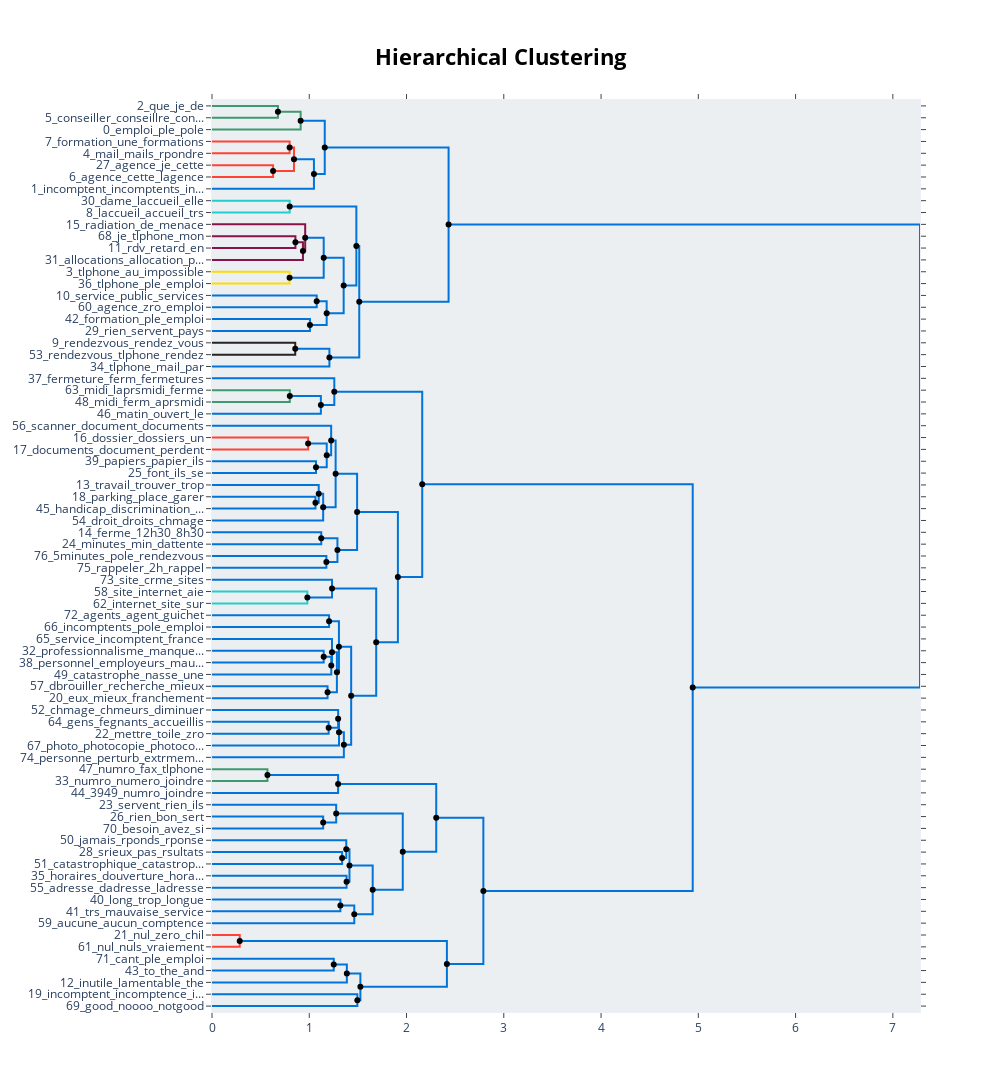

Write notebook code for a chart like this one.
### Code cell
topic_model.visualize_hierarchy(hierarchical_topics=hierarchical_topics)

### Figure 1 — Plotly figure (JSON) as saved in the notebook; plotly's stock layout.template omitted (floating-point values rounded to 4 significant figures)
{"data": [{"hoverinfo": "text", "marker": {"color": "rgb(61,153,112)"}, "mode": "lines", "text": ["nul_nuls_vraiement_progrs_yeux", "", "", "nul_zero_chil_x10000000expo100000000000000000_nuuuuuuuuuuuuuuuuuuuuuuuuuuuuuuuuuuuuuuut"], "type": "scatter", "x": [0, 0.6779, 0.6779, 0], "xaxis": "x", "y": [-5, -5, -15, -15], "yaxis": "y"}, {"hoverinfo": "text", "marker": {"color": "rgb(61,153,112)"}, "mode": "lines", "text": ["aucune_aucun_comptence_aide_empathie", "", "", "nul_zero_nuls_00000000000000000000000000000_chil"], "type": "scatter", "x": [0.6779, 0.9114, 0.9114, 0], "xaxis": "x", "y": [-10, -10, -25, -25], "yaxis": "y"}, {"hoverinfo": "text", "marker": {"color": "rgb(255,65,54)"}, "mode": "lines", "text": ["to_the_and_was_they", "", "", "cant_ple_emploi_west_apportionment"], "type": "scatter", "x": [0, 0.7982, 0.7982, 0], "xaxis": "x", "y": [-35, -35, -45, -45], "yaxis": "y"}, {"hoverinfo": "text", "marker": {"color": "rgb(255,65,54)"}, "mode": "lines", "text": ["inutile_lamentable_the_injoignable_ignoble", "", "", "to_the_and_was_they"], "type": "scatter", "x": [0, 0.6279, 0.6279, 0], "xaxis": "x", "y": [-55, -55, -65, -65], "yaxis": "y"}, {"hoverinfo": "text", "marker": {"color": "rgb(255,65,54)"}, "mode": "lines", "text": ["incomptent_incomptence_incomptents_nothing_incompetence", "", "", "to_the_and_was_they"], "type": "scatter", "x": [0.7982, 0.8428, 0.8428, 0.6279], "xaxis": "x", "y": [-40, -40, -60, -60], "yaxis": "y"}, {"hoverinfo": "text", "marker": {"color": "rgb(0,116,217)"}, "mode": "lines", "text": ["to_the_and_was_they", "", "", "good_noooo_notgood_hhhhhhh_hh"], "type": "scatter", "x": [0.8428, 1.048, 1.048, 0], "xaxis": "x", "y": [-50, -50, -75, -75], "yaxis": "y"}, {"hoverinfo": "text", "marker": {"color": "rgb(0,116,217)"}, "mode": "lines", "text": ["nul_aucune_zero_nuls_aucun", "", "", "to_the_and_was_they"], "type": "scatter", "x": [0.9114, 1.159, 1.159, 1.048], "xaxis": "x", "y": [-17.5, -17.5, -62.5, -62.5], "yaxis": "y"}, {"hoverinfo": "text", "marker": {"color": "rgb(35,205,205)"}, "mode": "lines", "text": ["minutes_min_dattente_15_retard", "", "", "5minutes_pole_rendezvous_ple_emplois"], "type": "scatter", "x": [0, 0.7988, 0.7988, 0], "xaxis": "x", "y": [-85, -85, -95, -95], "yaxis": "y"}, {"hoverinfo": "text", "marker": {"color": "rgb(133,20,75)"}, "mode": "lines", "text": ["rendezvous_rendez_vous_on_un", "", "", "rendezvous_tlphone_rendez_prendre_un"], "type": "scatter", "x": [0, 0.8578, 0.8578, 0], "xaxis": "x", "y": [-115, -115, -125, -125], "yaxis": "y"}, {"hoverinfo": "text", "marker": {"color": "rgb(133,20,75)"}, "mode": "lines", "text": ["minutes_min_dattente_15_bout", "", "", "rendezvous_rendez_vous_un_prendre"], "type": "scatter", "x": [0.8578, 0.9352, 0.9352, 0], "xaxis": "x", "y": [-120, -120, -135, -135], "yaxis": "y"}, {"hoverinfo": "text", "marker": {"color": "rgb(133,20,75)"}, "mode": "lines", "text": ["rappeler_2h_rappel_maccorder_lendemain", "", "", "rendezvous_minutes_rendez_min_un"], "type": "scatter", "x": [0, 0.9581, 0.9581, 0.9352], "xaxis": "x", "y": [-105, -105, -127.5, -127.5], "yaxis": "y"}, {"hoverinfo": "text", "marker": {"color": "rgb(255,220,0)"}, "mode": "lines", "text": ["tlphone_ple_emploi_au_tlphonique", "", "", "tlphone_au_impossible_pas_service"], "type": "scatter", "x": [0, 0.7976, 0.7976, 0], "xaxis": "x", "y": [-145, -145, -155, -155], "yaxis": "y"}, {"hoverinfo": "text", "marker": {"color": "rgb(0,116,217)"}, "mode": "lines", "text": ["tlphone_mail_par_mails_impossible", "", "", "mail_mails_rpondre_rpond_ne"], "type": "scatter", "x": [0.9581, 1.148, 1.148, 0.7976], "xaxis": "x", "y": [-116.2, -116.2, -150, -150], "yaxis": "y"}, {"hoverinfo": "text", "marker": {"color": "rgb(0,116,217)"}, "mode": "lines", "text": ["tlphone_au_impossible_pas_on", "", "", "mail_mails_par_rpondre_jamais"], "type": "scatter", "x": [0, 1.077, 1.077, 0], "xaxis": "x", "y": [-165, -165, -175, -175], "yaxis": "y"}, {"hoverinfo": "text", "marker": {"color": "rgb(0,116,217)"}, "mode": "lines", "text": ["handicap_discrimination_handicapes_cap_situation", "", "", "parking_place_garer_petit_est"], "type": "scatter", "x": [0, 1.007, 1.007, 0], "xaxis": "x", "y": [-185, -185, -195, -195], "yaxis": "y"}, {"hoverinfo": "text", "marker": {"color": "rgb(0,116,217)"}, "mode": "lines", "text": ["parking_handicap_place_garer_pas", "", "", "travail_trouver_trop_travaille_il"], "type": "scatter", "x": [1.077, 1.179, 1.179, 1.007], "xaxis": "x", "y": [-170, -170, -190, -190], "yaxis": "y"}, {"hoverinfo": "text", "marker": {"color": "rgb(0,116,217)"}, "mode": "lines", "text": ["agence_cette_lagence_de_conseillers", "", "", "agence_je_cette_de_lagence"], "type": "scatter", "x": [1.148, 1.354, 1.354, 1.179], "xaxis": "x", "y": [-133.1, -133.1, -180, -180], "yaxis": "y"}, {"hoverinfo": "text", "marker": {"color": "rgb(0,116,217)"}, "mode": "lines", "text": ["conseiller_conseillre_conseillers_de_pas", "", "", "que_je_de_et_en"], "type": "scatter", "x": [0.7988, 1.484, 1.484, 1.354], "xaxis": "x", "y": [-90, -90, -156.6, -156.6], "yaxis": "y"}, {"hoverinfo": "text", "marker": {"color": "rgb(40,35,35)"}, "mode": "lines", "text": ["je_de_que_et_le", "", "", "emploi_ple_pole_les_cest"], "type": "scatter", "x": [0, 0.8558, 0.8558, 0], "xaxis": "x", "y": [-205, -205, -215, -215], "yaxis": "y"}, {"hoverinfo": "text", "marker": {"color": "rgb(0,116,217)"}, "mode": "lines", "text": ["agence_cette_lagence_de_je", "", "", "emploi_de_je_que_et"], "type": "scatter", "x": [0.8558, 1.207, 1.207, 0], "xaxis": "x", "y": [-210, -210, -225, -225], "yaxis": "y"}, {"hoverinfo": "text", "marker": {"color": "rgb(0,116,217)"}, "mode": "lines", "text": ["je_tlphone_mon_que_lui", "", "", "de_je_que_et_emploi"], "type": "scatter", "x": [1.484, 1.514, 1.514, 1.207], "xaxis": "x", "y": [-123.3, -123.3, -217.5, -217.5], "yaxis": "y"}, {"hoverinfo": "text", "marker": {"color": "rgb(0,116,217)"}, "mode": "lines", "text": ["de_je_que_et_emploi", "", "", "incomptent_incomptents_incomptence_personnel_des"], "type": "scatter", "x": [1.159, 2.432, 2.432, 1.514], "xaxis": "x", "y": [-40, -40, -170.4, -170.4], "yaxis": "y"}, {"hoverinfo": "text", "marker": {"color": "rgb(61,153,112)"}, "mode": "lines", "text": ["de_je_et_que_en", "", "", "allocations_allocation_peru_mois_pour"], "type": "scatter", "x": [0, 0.8, 0.8, 0], "xaxis": "x", "y": [-245, -245, -255, -255], "yaxis": "y"}, {"hoverinfo": "text", "marker": {"color": "rgb(0,116,217)"}, "mode": "lines", "text": ["rdv_retard_en_un_courrier", "", "", "de_je_et_que_pas"], "type": "scatter", "x": [0.8, 1.119, 1.119, 0], "xaxis": "x", "y": [-250, -250, -265, -265], "yaxis": "y"}, {"hoverinfo": "text", "marker": {"color": "rgb(0,116,217)"}, "mode": "lines", "text": ["radiation_de_menace_les_pour", "", "", "de_je_et_que_en"], "type": "scatter", "x": [0, 1.257, 1.257, 1.119], "xaxis": "x", "y": [-235, -235, -257.5, -257.5], "yaxis": "y"}, {"hoverinfo": "text", "marker": {"color": "rgb(255,65,54)"}, "mode": "lines", "text": ["formation_une_formations_pour_des", "", "", "formation_ple_emploi_formations_vous"], "type": "scatter", "x": [0, 0.9884, 0.9884, 0], "xaxis": "x", "y": [-285, -285, -295, -295], "yaxis": "y"}, {"hoverinfo": "text", "marker": {"color": "rgb(0,116,217)"}, "mode": "lines", "text": ["de_je_et_que_en", "", "", "formation_formations_une_pour_des"], "type": "scatter", "x": [0, 1.069, 1.069, 0], "xaxis": "x", "y": [-305, -305, -315, -315], "yaxis": "y"}, {"hoverinfo": "text", "marker": {"color": "rgb(0,116,217)"}, "mode": "lines", "text": ["de_je_et_que_en", "", "", "agence_zro_emploi_matire_ple"], "type": "scatter", "x": [0.9884, 1.18, 1.18, 1.069], "xaxis": "x", "y": [-290, -290, -310, -310], "yaxis": "y"}, {"hoverinfo": "text", "marker": {"color": "rgb(0,116,217)"}, "mode": "lines", "text": ["droit_droits_chmage_vais_pour", "", "", "de_je_et_que_en"], "type": "scatter", "x": [0, 1.225, 1.225, 1.18], "xaxis": "x", "y": [-275, -275, -300, -300], "yaxis": "y"}, {"hoverinfo": "text", "marker": {"color": "rgb(0,116,217)"}, "mode": "lines", "text": ["de_je_et_que_en", "", "", "incomptents_pole_emploi_fonctionnaires_srieuses"], "type": "scatter", "x": [0, 1.064, 1.064, 0], "xaxis": "x", "y": [-335, -335, -345, -345], "yaxis": "y"}, {"hoverinfo": "text", "marker": {"color": "rgb(0,116,217)"}, "mode": "lines", "text": ["parking_handicap_place_garer_travail", "", "", "de_je_et_que_en"], "type": "scatter", "x": [0, 1.097, 1.097, 1.064], "xaxis": "x", "y": [-325, -325, -340, -340], "yaxis": "y"}, {"hoverinfo": "text", "marker": {"color": "rgb(0,116,217)"}, "mode": "lines", "text": ["tlphone_mail_au_mails_par", "", "", "de_et_je_que_pas"], "type": "scatter", "x": [1.097, 1.143, 1.143, 0], "xaxis": "x", "y": [-332.5, -332.5, -355, -355], "yaxis": "y"}, {"hoverinfo": "text", "marker": {"color": "rgb(0,116,217)"}, "mode": "lines", "text": ["rendezvous_minutes_rendez_un_vous", "", "", "de_et_pas_je_que"], "type": "scatter", "x": [1.225, 1.271, 1.271, 1.143], "xaxis": "x", "y": [-287.5, -287.5, -343.8, -343.8], "yaxis": "y"}, {"hoverinfo": "text", "marker": {"color": "rgb(0,116,217)"}, "mode": "lines", "text": ["long_trop_longue_attente_dattente", "", "", "trs_mauvaise_service_mal_maussade"], "type": "scatter", "x": [0, 1.123, 1.123, 0], "xaxis": "x", "y": [-365, -365, -375, -375], "yaxis": "y"}, {"hoverinfo": "text", "marker": {"color": "rgb(0,116,217)"}, "mode": "lines", "text": ["dame_laccueil_elle_femmes_trs", "", "", "laccueil_accueil_trs_personne_mal"], "type": "scatter", "x": [0, 1.176, 1.176, 0], "xaxis": "x", "y": [-385, -385, -395, -395], "yaxis": "y"}, {"hoverinfo": "text", "marker": {"color": "rgb(0,116,217)"}, "mode": "lines", "text": ["laccueil_accueil_trs_personne_dame", "", "", "personne_perturb_extrmement_lentretien_dsagrable"], "type": "scatter", "x": [1.123, 1.29, 1.29, 1.176], "xaxis": "x", "y": [-370, -370, -390, -390], "yaxis": "y"}, {"hoverinfo": "text", "marker": {"color": "rgb(0,116,217)"}, "mode": "lines", "text": ["long_trs_trop_longue_attente", "", "", "laccueil_accueil_trs_personne_dsagrable"], "type": "scatter", "x": [1.271, 1.492, 1.492, 1.29], "xaxis": "x", "y": [-315.6, -315.6, -380, -380], "yaxis": "y"}, {"hoverinfo": "text", "marker": {"color": "rgb(35,205,205)"}, "mode": "lines", "text": ["site_internet_aie_ple_google", "", "", "internet_site_sur_etre_caractres"], "type": "scatter", "x": [0, 0.9803, 0.9803, 0], "xaxis": "x", "y": [-415, -415, -425, -425], "yaxis": "y"}, {"hoverinfo": "text", "marker": {"color": "rgb(0,116,217)"}, "mode": "lines", "text": ["site_crme_sites_anpe_annonces", "", "", "internet_site_sur_google_aie"], "type": "scatter", "x": [0, 1.234, 1.234, 0.9803], "xaxis": "x", "y": [-405, -405, -420, -420], "yaxis": "y"}, {"hoverinfo": "text", "marker": {"color": "rgb(0,116,217)"}, "mode": "lines", "text": ["mettre_toile_zro_dommage_mets", "", "", "gens_fegnants_accueillis_foutent_ils"], "type": "scatter", "x": [0, 1.204, 1.204, 0], "xaxis": "x", "y": [-435, -435, -445, -445], "yaxis": "y"}, {"hoverinfo": "text", "marker": {"color": "rgb(0,116,217)"}, "mode": "lines", "text": ["mettre_toile_zro_gens_pouvais", "", "", "agents_agent_guichet_mchancet_dagent"], "type": "scatter", "x": [0, 1.148, 1.148, 0], "xaxis": "x", "y": [-465, -465, -475, -475], "yaxis": "y"}, {"hoverinfo": "text", "marker": {"color": "rgb(0,116,217)"}, "mode": "lines", "text": ["catastrophique_catastrophiques_bravo_ateliers_incomptents", "", "", "mettre_zro_toile_gens_agents"], "type": "scatter", "x": [1.148, 1.226, 1.226, 0], "xaxis": "x", "y": [-470, -470, -485, -485], "yaxis": "y"}, {"hoverinfo": "text", "marker": {"color": "rgb(0,116,217)"}, "mode": "lines", "text": ["personnel_employeurs_mauvais_demandeurs_stress", "", "", "professionnalisme_manque_organise_mal_professionnel"], "type": "scatter", "x": [0, 1.234, 1.234, 1.226], "xaxis": "x", "y": [-455, -455, -477.5, -477.5], "yaxis": "y"}, {"hoverinfo": "text", "marker": {"color": "rgb(0,116,217)"}, "mode": "lines", "text": ["catastrophe_nasse_une_fatigu_bref", "", "", "professionnalisme_personnel_manque_mauvais_organise"], "type": "scatter", "x": [0, 1.188, 1.188, 0], "xaxis": "x", "y": [-495, -495, -505, -505], "yaxis": "y"}, {"hoverinfo": "text", "marker": {"color": "rgb(0,116,217)"}, "mode": "lines", "text": ["service_public_services_civique_et", "", "", "service_incomptent_france_meme_chien"], "type": "scatter", "x": [1.234, 1.284, 1.284, 1.188], "xaxis": "x", "y": [-466.2, -466.2, -500, -500], "yaxis": "y"}, {"hoverinfo": "text", "marker": {"color": "rgb(0,116,217)"}, "mode": "lines", "text": ["catastrophe_personnel_professionnalisme_manque_mauvais", "", "", "service_public_services_civique_et"], "type": "scatter", "x": [1.204, 1.305, 1.305, 1.284], "xaxis": "x", "y": [-440, -440, -483.1, -483.1], "yaxis": "y"}, {"hoverinfo": "text", "marker": {"color": "rgb(0,116,217)"}, "mode": "lines", "text": ["font_ils_se_ne_portent", "", "", "papiers_papier_ils_qu_remis"], "type": "scatter", "x": [0, 1.199, 1.199, 0], "xaxis": "x", "y": [-525, -525, -535, -535], "yaxis": "y"}, {"hoverinfo": "text", "marker": {"color": "rgb(0,116,217)"}, "mode": "lines", "text": ["dbrouiller_recherche_mieux_seul_se", "", "", "papiers_font_ils_papier_te"], "type": "scatter", "x": [0, 1.297, 1.297, 1.199], "xaxis": "x", "y": [-515, -515, -530, -530], "yaxis": "y"}, {"hoverinfo": "text", "marker": {"color": "rgb(0,116,217)"}, "mode": "lines", "text": ["papiers_font_ils_papier_se", "", "", "eux_mieux_franchement_chez_servi"], "type": "scatter", "x": [1.297, 1.306, 1.306, 0], "xaxis": "x", "y": [-522.5, -522.5, -545, -545], "yaxis": "y"}, {"hoverinfo": "text", "marker": {"color": "rgb(0,116,217)"}, "mode": "lines", "text": ["service_public_catastrophe_et_de", "", "", "papiers_font_ils_papier_mieux"], "type": "scatter", "x": [1.306, 1.356, 1.356, 0], "xaxis": "x", "y": [-533.8, -533.8, -555, -555], "yaxis": "y"}, {"hoverinfo": "text", "marker": {"color": "rgb(0,116,217)"}, "mode": "lines", "text": ["mettre_catastrophique_zro_toile_gens", "", "", "service_papiers_ils_font_de"], "type": "scatter", "x": [1.305, 1.431, 1.431, 1.356], "xaxis": "x", "y": [-461.6, -461.6, -544.4, -544.4], "yaxis": "y"}, {"hoverinfo": "text", "marker": {"color": "rgb(0,116,217)"}, "mode": "lines", "text": ["documents_document_perdent_leur_les", "", "", "dossier_dossiers_un_mon_perte"], "type": "scatter", "x": [1.234, 1.688, 1.688, 1.431], "xaxis": "x", "y": [-412.5, -412.5, -503.0, -503.0], "yaxis": "y"}, {"hoverinfo": "text", "marker": {"color": "rgb(0,116,217)"}, "mode": "lines", "text": ["scanner_document_documents_lisible_papier", "", "", "documents_dossier_dossiers_document_les"], "type": "scatter", "x": [1.492, 1.911, 1.911, 1.688], "xaxis": "x", "y": [-347.8, -347.8, -457.7, -457.7], "yaxis": "y"}, {"hoverinfo": "text", "marker": {"color": "rgb(0,116,217)"}, "mode": "lines", "text": ["documents_dossier_scanner_document_les", "", "", "photo_photocopie_photocopies_midi_prvoir"], "type": "scatter", "x": [1.257, 2.161, 2.161, 1.911], "xaxis": "x", "y": [-246.2, -246.2, -402.8, -402.8], "yaxis": "y"}, {"hoverinfo": "text", "marker": {"color": "rgb(61,153,112)"}, "mode": "lines", "text": ["service_ils_papiers_de_pas", "", "", "documents_dossier_scanner_document_les"], "type": "scatter", "x": [0, 0.5702, 0.5702, 0], "xaxis": "x", "y": [-565, -565, -575, -575], "yaxis": "y"}, {"hoverinfo": "text", "marker": {"color": "rgb(0,116,217)"}, "mode": "lines", "text": ["horaires_douverture_horaire_nimporte_grand", "", "", "chmage_chmeurs_diminuer_chmeur_chomeurs"], "type": "scatter", "x": [0.5702, 1.297, 1.297, 0], "xaxis": "x", "y": [-570, -570, -585, -585], "yaxis": "y"}, {"hoverinfo": "text", "marker": {"color": "rgb(0,116,217)"}, "mode": "lines", "text": ["jamais_rponds_rponse_rpond_ne", "", "", "srieux_pas_rsultats_mots_bienn"], "type": "scatter", "x": [0, 1.143, 1.143, 0], "xaxis": "x", "y": [-605, -605, -615, -615], "yaxis": "y"}, {"hoverinfo": "text", "marker": {"color": "rgb(0,116,217)"}, "mode": "lines", "text": ["srieux_pas_jamais_rponds_ne", "", "", "adresse_dadresse_ladresse_avenue_bonne"], "type": "scatter", "x": [0, 1.277, 1.277, 1.143], "xaxis": "x", "y": [-595, -595, -610, -610], "yaxis": "y"}, {"hoverinfo": "text", "marker": {"color": "rgb(0,116,217)"}, "mode": "lines", "text": ["horaires_horaire_douverture_chmage_grand", "", "", "adresse_srieux_pas_dadresse_ladresse"], "type": "scatter", "x": [0, 1.338, 1.338, 0], "xaxis": "x", "y": [-635, -635, -645, -645], "yaxis": "y"}, {"hoverinfo": "text", "marker": {"color": "rgb(0,116,217)"}, "mode": "lines", "text": ["service_ils_documents_les_pas", "", "", "horaires_adresse_pas_srieux_horaire"], "type": "scatter", "x": [0, 1.38, 1.38, 1.338], "xaxis": "x", "y": [-625, -625, -640, -640], "yaxis": "y"}, {"hoverinfo": "text", "marker": {"color": "rgb(0,116,217)"}, "mode": "lines", "text": ["site_internet_sur_google_le", "", "", "service_les_ils_documents_pas"], "type": "scatter", "x": [0, 1.384, 1.384, 0], "xaxis": "x", "y": [-655, -655, -665, -665], "yaxis": "y"}, {"hoverinfo": "text", "marker": {"color": "rgb(0,116,217)"}, "mode": "lines", "text": ["laccueil_trs_accueil_personne_dsagrable", "", "", "service_les_pas_ils_documents"], "type": "scatter", "x": [1.38, 1.413, 1.413, 1.384], "xaxis": "x", "y": [-632.5, -632.5, -660, -660], "yaxis": "y"}, {"hoverinfo": "text", "marker": {"color": "rgb(0,116,217)"}, "mode": "lines", "text": ["rien_servent_pays_ils_vous", "", "", "servent_rien_ils_quoi_serve"], "type": "scatter", "x": [0, 1.32, 1.32, 0], "xaxis": "x", "y": [-675, -675, -685, -685], "yaxis": "y"}, {"hoverinfo": "text", "marker": {"color": "rgb(0,116,217)"}, "mode": "lines", "text": ["rien_servent_ils_ne_vous", "", "", "rien_bon_sert_bons_vas"], "type": "scatter", "x": [1.32, 1.463, 1.463, 0], "xaxis": "x", "y": [-680, -680, -695, -695], "yaxis": "y"}, {"hoverinfo": "text", "marker": {"color": "rgb(0,116,217)"}, "mode": "lines", "text": ["rien_servent_ils_sert_ne", "", "", "besoin_avez_si_rien_vous"], "type": "scatter", "x": [1.413, 1.652, 1.652, 1.463], "xaxis": "x", "y": [-646.2, -646.2, -687.5, -687.5], "yaxis": "y"}, {"hoverinfo": "text", "marker": {"color": "rgb(0,116,217)"}, "mode": "lines", "text": ["laccueil_pas_service_les_de", "", "", "rien_servent_ils_sert_besoin"], "type": "scatter", "x": [1.277, 1.961, 1.961, 1.652], "xaxis": "x", "y": [-602.5, -602.5, -666.9, -666.9], "yaxis": "y"}, {"hoverinfo": "text", "marker": {"color": "rgb(0,116,217)"}, "mode": "lines", "text": ["midi_laprsmidi_ferme_laprs_matin", "", "", "midi_ferm_aprsmidi_laprsmidi_matin"], "type": "scatter", "x": [1.297, 2.305, 2.305, 1.961], "xaxis": "x", "y": [-577.5, -577.5, -634.7, -634.7], "yaxis": "y"}, {"hoverinfo": "text", "marker": {"color": "rgb(255,65,54)"}, "mode": "lines", "text": ["matin_ouvert_le_jeudi_nuit", "", "", "midi_laprsmidi_ferm_aprsmidi_matin"], "type": "scatter", "x": [0, 0.2851, 0.2851, 0], "xaxis": "x", "y": [-705, -705, -715, -715], "yaxis": "y"}, {"hoverinfo": "text", "marker": {"color": "rgb(0,116,217)"}, "mode": "lines", "text": ["ferme_12h30_8h30_ferm_ouvert", "", "", "fermeture_ferm_fermetures_exceptionnelle_exceptionnelles"], "type": "scatter", "x": [0, 1.252, 1.252, 0], "xaxis": "x", "y": [-725, -725, -735, -735], "yaxis": "y"}, {"hoverinfo": "text", "marker": {"color": "rgb(0,116,217)"}, "mode": "lines", "text": ["matin_midi_ouvert_ferm_laprsmidi", "", "", "ferm_ferme_fermeture_ouvert_horaires"], "type": "scatter", "x": [1.252, 1.386, 1.386, 0], "xaxis": "x", "y": [-730, -730, -745, -745], "yaxis": "y"}, {"hoverinfo": "text", "marker": {"color": "rgb(0,116,217)"}, "mode": "lines", "text": ["rien_pas_ils_laccueil_de", "", "", "matin_ferm_ouvert_midi_ferme"], "type": "scatter", "x": [0, 1.494, 1.494, 0], "xaxis": "x", "y": [-755, -755, -765, -765], "yaxis": "y"}, {"hoverinfo": "text", "marker": {"color": "rgb(0,116,217)"}, "mode": "lines", "text": ["numro_numero_joindre_fax_bon", "", "", "numro_fax_tlphone_numero_telephone"], "type": "scatter", "x": [1.386, 1.526, 1.526, 1.494], "xaxis": "x", "y": [-737.5, -737.5, -760, -760], "yaxis": "y"}, {"hoverinfo": "text", "marker": {"color": "rgb(0,116,217)"}, "mode": "lines", "text": ["3949_numro_joindre_le_plateforme", "", "", "numro_numero_fax_joindre_tlphone"], "type": "scatter", "x": [0.2851, 2.415, 2.415, 1.526], "xaxis": "x", "y": [-710, -710, -748.8, -748.8], "yaxis": "y"}, {"hoverinfo": "text", "marker": {"color": "rgb(0,116,217)"}, "mode": "lines", "text": ["pas_rien_le_de_les", "", "", "numro_3949_numero_joindre_fax"], "type": "scatter", "x": [2.305, 2.79, 2.79, 2.415], "xaxis": "x", "y": [-606.1, -606.1, -729.4, -729.4], "yaxis": "y"}, {"hoverinfo": "text", "marker": {"color": "rgb(0,116,217)"}, "mode": "lines", "text": ["de_et_je_pas_que", "", "", "le_pas_de_les_rien"], "type": "scatter", "x": [2.161, 4.942, 4.942, 2.79], "xaxis": "x", "y": [-324.5, -324.5, -667.7, -667.7], "yaxis": "y"}, {"hoverinfo": "text", "marker": {"color": "rgb(0,116,217)"}, "mode": "lines", "text": ["to_the_nul_and_was", "", "", "de_pas_et_les_le"], "type": "scatter", "x": [2.432, 7.279, 7.279, 4.942], "xaxis": "x", "y": [-105.2, -105.2, -496.1, -496.1], "yaxis": "y"}, {"hoverinfo": "text", "hovertext": ["aucune_aucun_comptence_aide_empathie", "incomptent_incomptence_incomptents_nothing_incompetence", "to_the_and_was_they", "nul_aucune_zero_nuls_aucun", "minutes_min_dattente_15_bout", "tlphone_mail_par_mails_impossible", "parking_handicap_place_garer_pas", "agence_cette_lagence_de_conseillers", "conseiller_conseillre_conseillers_de_pas", "agence_cette_lagence_de_je", "je_tlphone_mon_que_lui", "de_je_que_et_emploi", "rdv_retard_en_un_courrier", "de_je_et_que_en", "tlphone_mail_au_mails_par", "rendezvous_minutes_rendez_un_vous", "laccueil_accueil_trs_personne_dame", "long_trs_trop_longue_attente", "catastrophique_catastrophiques_bravo_ateliers_incomptents", "service_public_services_civique_et", "catastrophe_personnel_professionnalisme_manque_mauvais", "papiers_font_ils_papier_se", "service_public_catastrophe_et_de", "mettre_catastrophique_zro_toile_gens", "documents_document_perdent_leur_les", "scanner_document_documents_lisible_papier", "documents_dossier_scanner_document_les", "horaires_douverture_horaire_nimporte_grand", "laccueil_trs_accueil_personne_dsagrable", "rien_servent_ils_ne_vous", "rien_servent_ils_sert_ne", "laccueil_pas_service_les_de", "midi_laprsmidi_ferme_laprs_matin", "matin_midi_ouvert_ferm_laprsmidi", "numro_numero_joindre_fax_bon", "3949_numro_joindre_le_plateforme", "pas_rien_le_de_les", "de_et_je_pas_que", "to_the_nul_and_was"], "marker": {"color": "black"}, "mode": "markers", "showlegend": false, "type": "scatter", "x": [0.6779, 0.7982, 0.8428, 0.9114, 0.8578, 0.9581, 1.077, 1.148, 0.7988, 0.8558, 1.484, 1.159, 0.8, 0.9884, 1.097, 1.225, 1.123, 1.271, 1.148, 1.234, 1.204, 1.297, 1.306, 1.305, 1.234, 1.492, 1.257, 0.5702, 1.38, 1.32, 1.413, 1.277, 1.297, 1.252, 1.386, 0.2851, 2.305, 2.161, 2.432], "y": [-10, -40, -50, -17.5, -120, -116.2, -170, -133.1, -90, -210, -123.3, -40, -250, -290, -332.5, -287.5, -370, -315.6, -470, -466.2, -440, -522.5, -533.8, -461.6, -412.5, -347.8, -246.2, -570, -632.5, -680, -646.2, -602.5, -577.5, -730, -737.5, -710, -606.1, -324.5, -105.2]}, {"hoverinfo": "text", "hovertext": ["to_the_and_was_they", "to_the_and_was_they", "rendezvous_minutes_rendez_min_un", "mail_mails_rpondre_rpond_ne", "travail_trouver_trop_travaille_il", "agence_je_cette_de_lagence", "que_je_de_et_en", "de_je_que_et_emploi", "incomptent_incomptents_incomptence_personnel_des", "de_je_et_que_en", "agence_zro_emploi_matire_ple", "de_je_et_que_en", "de_je_et_que_en", "de_et_pas_je_que", "personne_perturb_extrmement_lentretien_dsagrable", "laccueil_accueil_trs_personne_dsagrable", "internet_site_sur_google_aie", "professionnalisme_manque_organise_mal_professionnel", "service_incomptent_france_meme_chien", "service_public_services_civique_et", "papiers_font_ils_papier_te", "service_papiers_ils_font_de", "dossier_dossiers_un_mon_perte", "documents_dossier_dossiers_document_les", "photo_photocopie_photocopies_midi_prvoir", "adresse_dadresse_ladresse_avenue_bonne", "horaires_adresse_pas_srieux_horaire", "service_les_pas_ils_documents", "besoin_avez_si_rien_vous", "rien_servent_ils_sert_besoin", "midi_ferm_aprsmidi_laprsmidi_matin", "numro_fax_tlphone_numero_telephone", "numro_numero_fax_joindre_tlphone", "numro_3949_numero_joindre_fax", "le_pas_de_les_rien", "de_pas_et_les_le"], "marker": {"color": "black"}, "mode": "markers", "showlegend": false, "type": "scatter", "x": [0.6279, 1.048, 0.9352, 0.7976, 1.007, 1.179, 1.354, 1.207, 1.514, 1.119, 1.069, 1.18, 1.064, 1.143, 1.176, 1.29, 0.9803, 1.226, 1.188, 1.284, 1.199, 1.356, 1.431, 1.688, 1.911, 1.143, 1.338, 1.384, 1.463, 1.652, 1.961, 1.494, 1.526, 2.415, 2.79, 4.942], "y": [-60, -62.5, -127.5, -150, -190, -180, -156.6, -217.5, -170.4, -257.5, -310, -300, -340, -343.8, -390, -380, -420, -477.5, -500, -483.1, -530, -544.4, -503.0, -457.7, -402.8, -610, -640, -660, -687.5, -666.9, -634.7, -760, -748.8, -729.4, -667.7, -496.1]}], "layout": {"autosize": false, "height": 1355, "hoverlabel": {"bgcolor": "white", "font": {"family": "Rockwell", "size": 16}}, "hovermode": "closest", "plot_bgcolor": "#ECEFF1", "showlegend": false, "title": {"font": {"color": "Black", "size": 22}, "text": "<b>Hierarchical Clustering</b>", "x": 0.5, "xanchor": "center", "yanchor": "top"}, "width": 1000, "xaxis": {"mirror": "allticks", "rangemode": "tozero", "showgrid": false, "showline": true, "showticklabels": true, "ticks": "outside", "type": "linear", "zeroline": false}, "yaxis": {"mirror": "allticks", "range": [-770, 0], "rangemode": "tozero", "showgrid": false, "showline": true, "showticklabels": true, "tickmode": "array", "ticks": "outside", "ticktext": ["2_que_je_de", "5_conseiller_conseillre_con...", "0_emploi_ple_pole", "7_formation_une_formations", "4_mail_mails_rpondre", "27_agence_je_cette", "6_agence_cette_lagence", "1_incomptent_incomptents_in...", "30_dame_laccueil_elle", "8_laccueil_accueil_trs", "15_radiation_de_menace", "68_je_tlphone_mon", "11_rdv_retard_en", "31_allocations_allocation_p...", "3_tlphone_au_impossible", "36_tlphone_ple_emploi", "10_service_public_services", "60_agence_zro_emploi", "42_formation_ple_emploi", "29_rien_servent_pays", "9_rendezvous_rendez_vous", "53_rendezvous_tlphone_rendez", "34_tlphone_mail_par", "37_fermeture_ferm_fermetures", "63_midi_laprsmidi_ferme", "48_midi_ferm_aprsmidi", "46_matin_ouvert_le", "56_scanner_document_documents", "16_dossier_dossiers_un", "17_documents_document_perdent", "39_papiers_papier_ils", "25_font_ils_se", "13_travail_trouver_trop", "18_parking_place_garer", "45_handicap_discrimination_...", "54_droit_droits_chmage", "14_ferme_12h30_8h30", "24_minutes_min_dattente", "76_5minutes_pole_rendezvous", "75_rappeler_2h_rappel", "73_site_crme_sites", "58_site_internet_aie", "62_internet_site_sur", "72_agents_agent_guichet", "66_incomptents_pole_emploi", "65_service_incomptent_france", "32_professionnalisme_manque...", "38_personnel_employeurs_mau...", "49_catastrophe_nasse_une", "57_dbrouiller_recherche_mieux", "20_eux_mieux_franchement", "52_chmage_chmeurs_diminuer", "64_gens_fegnants_accueillis", "22_mettre_toile_zro", "67_photo_photocopie_photoco...", "74_personne_perturb_extrmem...", "47_numro_fax_tlphone", "33_numro_numero_joindre", "44_3949_numro_joindre", "23_servent_rien_ils", "26_rien_bon_sert", "70_besoin_avez_si", "50_jamais_rponds_rponse", "28_srieux_pas_rsultats", "51_catastrophique_catastrop...", "35_horaires_douverture_hora...", "55_adresse_dadresse_ladresse", "40_long_trop_longue", "41_trs_mauvaise_service", "59_aucune_aucun_comptence", "21_nul_zero_chil", "61_nul_nuls_vraiement", "71_cant_ple_emploi", "43_to_the_and", "12_inutile_lamentable_the", "19_incomptent_incomptence_i...", "69_good_noooo_notgood"], "tickvals": [-5, -15, -25, -35, -45, -55, -65, -75, -85, -95, -105, -115, -125, -135, -145, -155, -165, -175, -185, -195, -205, -215, -225, -235, -245, -255, -265, -275, -285, -295, -305, -315, -325, -335, -345, -355, -365, -375, -385, -395, -405, -415, -425, -435, -445, -455, -465, -475, -485, -495, -505, -515, -525, -535, -545, -555, -565, -575, -585, -595, -605, -615, -625, -635, -645, -655, -665, -675, -685, -695, -705, -715, -725, -735, -745, -755, -765], "type": "linear", "zeroline": false}}}
